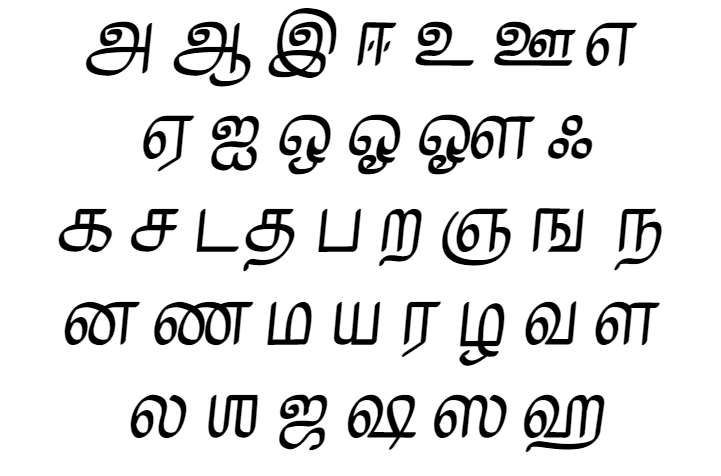
#> input picture input/test1.png, 721 x 476 px; its folder holds only this picture in this run
$ python vector_svg.py   (older library calls are emulated)
#> lines starting #> are read from the running program, lines starting #| are printed output that depends on the picture; after the words box and inside, x2 and y2 are one past the last pixel; in counts of white or black regions, pixels touching at a corner belong together
#Python 3
#packages
from PIL import Image, ImageEnhance
import os
import cv2

def convertImage(i):
    input_image = Image.open('./cropped/'+i)

    # Convert the image to grayscale
    grayscale_image = input_image.convert("L")

    # Apply a threshold to create a black and white image
    threshold = 128  # Adjust this threshold as needed
    bw_image = grayscale_image.point(lambda p: 255 if p > threshold else 0, mode='1')

    mask = input_image.convert("L")

    threshold = 240  # Adjust this threshold as needed
    mask = mask.point(lambda p: 0 if p > threshold else 255)  # Create the mask using a threshold

    # Apply the mask to the image
    input_image.putalpha(mask)

    # Save the black image
    #out_name = i.split(".")[0]
    input_image.save("./output/"+i.split(".")[0]+".svg", "PNG")
    print("Successful = " + i)


in_path = os.getcwd()+"/input"


if os.path.exists(in_path) == True:
	in_list = os.listdir(in_path)
	#os.chdir(in_path)
	if len(in_list) == 0:
		print("Note: Please add some image files for preprocessing")
	else:
		os.makedirs(os.getcwd()+'/preprocessed/', exist_ok=True)
		#ouput directory creation
		os.makedirs(os.getcwd()+'/cropped/', exist_ok=True)
		for img in in_list:
			with Image.open(os.getcwd()+"/input/"+img) as im:
#> im is the input picture: PIL image 721x476 RGB; min 0, max 255, mean 226.2
				print("[+] Preprocessing started...")
				#convert into grayscale
				grayscaleImg = im.convert("L")

				#image contrast enhancer
				enhancer = ImageEnhance.Contrast(grayscaleImg)

				factor = 1.5 #increase contrast
				contrastImg = enhancer.enhance(factor)

				#image brightness enhancer
				enhancer = ImageEnhance.Brightness(contrastImg)

				factor = 2 #increase Brightness
				im_output = enhancer.enhance(factor)

				#im_output.show("more-brightness-image.png")
				im_output.save(os.getcwd()+'/preprocessed/'+img)
				print("[+] Preprocessing completed")

				im_ap = cv2.imread(os.getcwd()+'/preprocessed/'+img)
#> im_ap: shape (476, 721, 3); min 0, max 255, mean 226.8


				# Convert to grayscale
				gray = cv2.cvtColor(im_ap, cv2.COLOR_BGR2GRAY)

				# Apply binary thresholding
				#thresh = cv2.threshold(gray, 0, 255, cv2.THRESH_BINARY_INV + cv2.THRESH_OTSU)[1]

				ret,thresh = cv2.threshold(gray, 0, 255,cv2.THRESH_OTSU|cv2.THRESH_BINARY_INV)
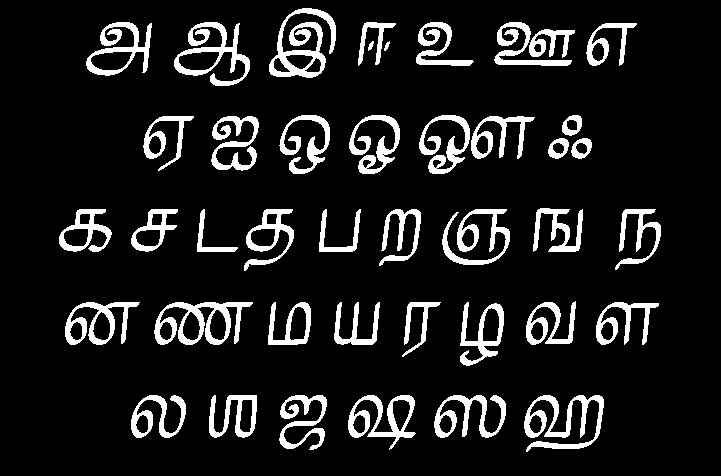
#> thresh: shape (476, 721); 11% white; 42 white regions, largest, box (x1, y1, x2, y2) and area: (269, 8, 336, 78) 1856, (154, 302, 253, 345) 1752, (524, 395, 604, 452) 1706
#> ret = 128

				#--- choosing the right kernel
				#--- kernel size of 3 rows (to join dots above letters 'i' and 'j')
				#--- and 10 columns to join neighboring letters in words and neighboring words
				rect_kernel = cv2.getStructuringElement(cv2.MORPH_RECT, (3, 3))
				dilation = cv2.dilate(thresh, rect_kernel, iterations = 10)
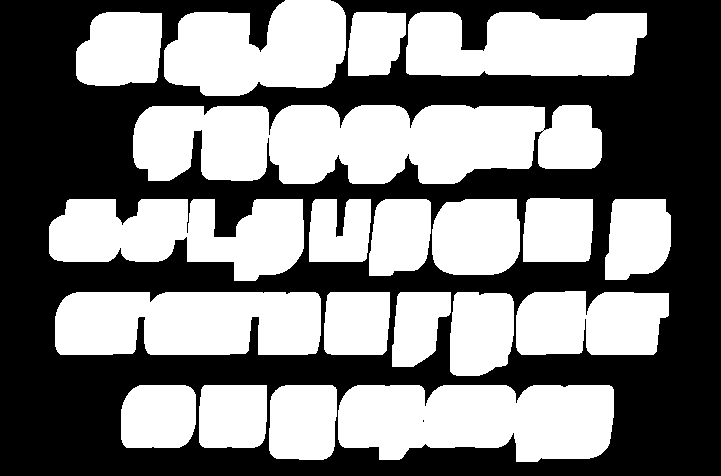
#> dilation: shape (476, 721); 49.8% white; 20 white regions
				#cv2.imshow('dilation', dilation)

				#---Finding contours ---_,
				contours, hierarchy = cv2.findContours(dilation, cv2.RETR_EXTERNAL, cv2.CHAIN_APPROX_NONE)
#> contours = 20 contours; largest, box (x1, y1, x2, y2) and area: (133, 105, 602, 184) 29917, (338, 385, 614, 462) 17618, (55, 292, 321, 355) 15400, (49, 199, 304, 281) 13990, (164, 0, 346, 96) 12968

				im_mark = im_ap.copy()
				for cnt in contours:
					x, y, w, h = cv2.boundingRect(cnt)
					cv2.rectangle(im_mark, (x, y), (x + w, y + h), (0, 255, 0), 2)
#> this loop made 20 passes
#> (x, y, w, h) on passes 1 to 12: (338, 385, 276, 77), (269, 385, 68, 75), (199, 385, 68, 63), (121, 385, 75, 63), (450, 292, 64, 84), (392, 292, 59, 75), (324, 292, 66, 63), (55, 292, 266, 63), (516, 291, 153, 64), (605, 199, 66, 81), (432, 199, 88, 76), (369, 199, 62, 77)
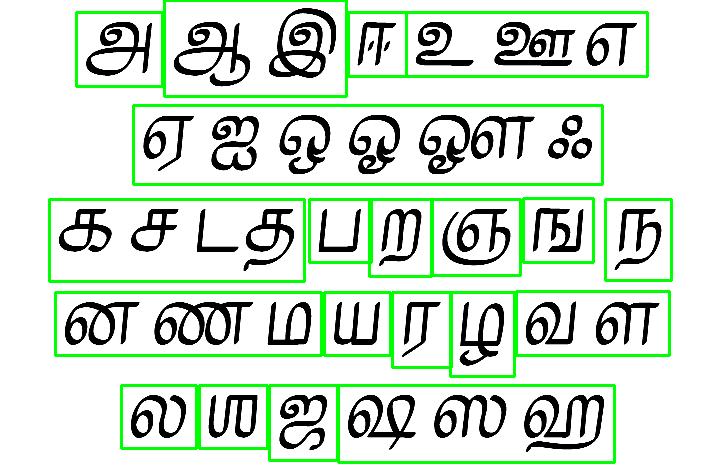
#> im_mark: shape (476, 721, 3); mean B, G, R 209.2, 226.8, 209.2
					#cv2.imshow('final', im2)
					#cv2.imwrite('./cropped/lines'+img+'.jpeg', im_mark)

				print("[+] Image Cropping started...")
				img = img.split(".")
				#print(img[0])
				for i, contour in enumerate(contours):
				    x, y, w, h = cv2.boundingRect(contour)
				    roi = im_mark[y:y+h, x:x+w]
				    cv2.imwrite('./cropped/'+img[0]+'_'+str(i)+'.jpeg', roi)
#> this loop made 20 passes
#> pass 1, `roi = im_mark[y:y+h, x:x+w]`:
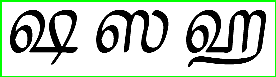
#> roi: shape (77, 276, 3); mean B, G, R 191.8, 204.4, 191.8
#> pass 2, `roi = im_mark[y:y+h, x:x+w]`:
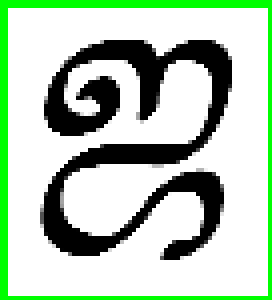
#> roi: shape (75, 68, 3) (shown 4 times larger); mean B, G, R 181.8, 202.8, 181.8
#> pass 3, `roi = im_mark[y:y+h, x:x+w]`:
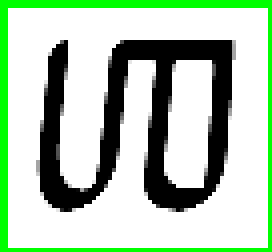
#> roi: shape (63, 68, 3) (shown 4 times larger); mean B, G, R 178.2, 201, 178.2

				print("[+] Image Cropping completed")
		#os.system("python3 negative.py")
		in_path = os.getcwd()+"/cropped"
		if os.path.exists(in_path) == True:
			in_list = os.listdir(in_path)
			#os.chdir(in_path)
			if len(in_list) == 0:
				print("Note: Please add some image files for processing")
			else:
				os.makedirs(os.getcwd()+'/output/', exist_ok=True)
				for i in in_list:
				#print(i)
					convertImage(i)
else:
	print("Note: Please create the input directories with image files")

$ run again, on input/test2.jpg
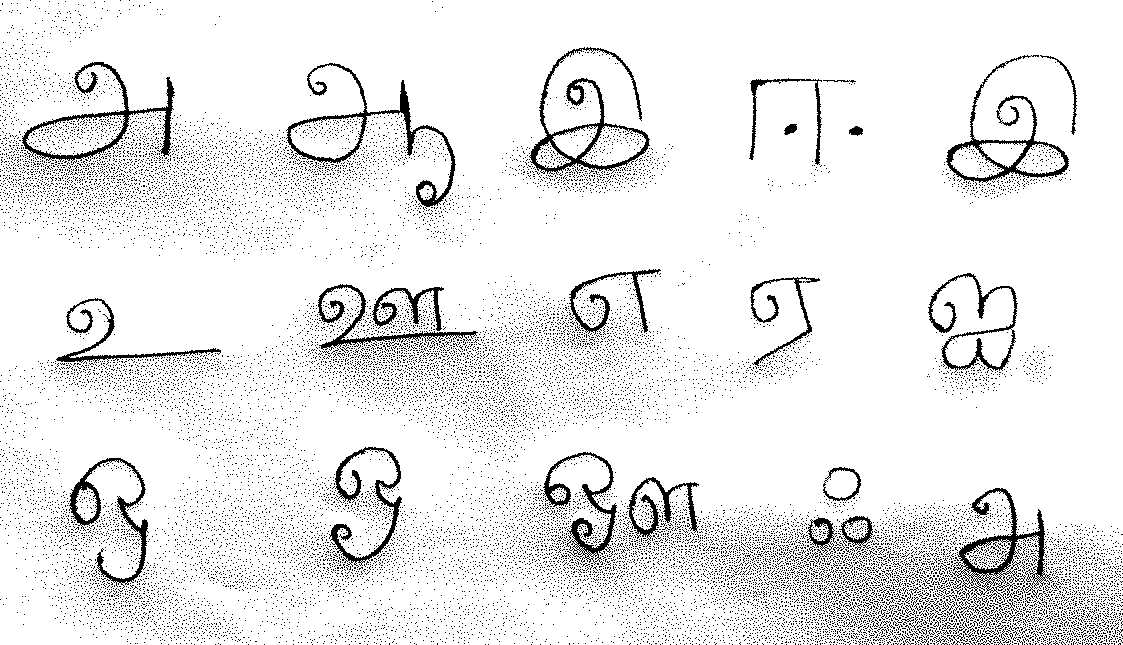
#> input picture input/test2.jpg, 1123 x 645 px
#> im is the input picture: PIL image 1123x645 L; min 0, max 255, mean 231.7
#> `ret,thresh = cv2.threshold(gray, 0, 255,cv2.THRESH_OTSU|cv2.THRESH_BIN..`:
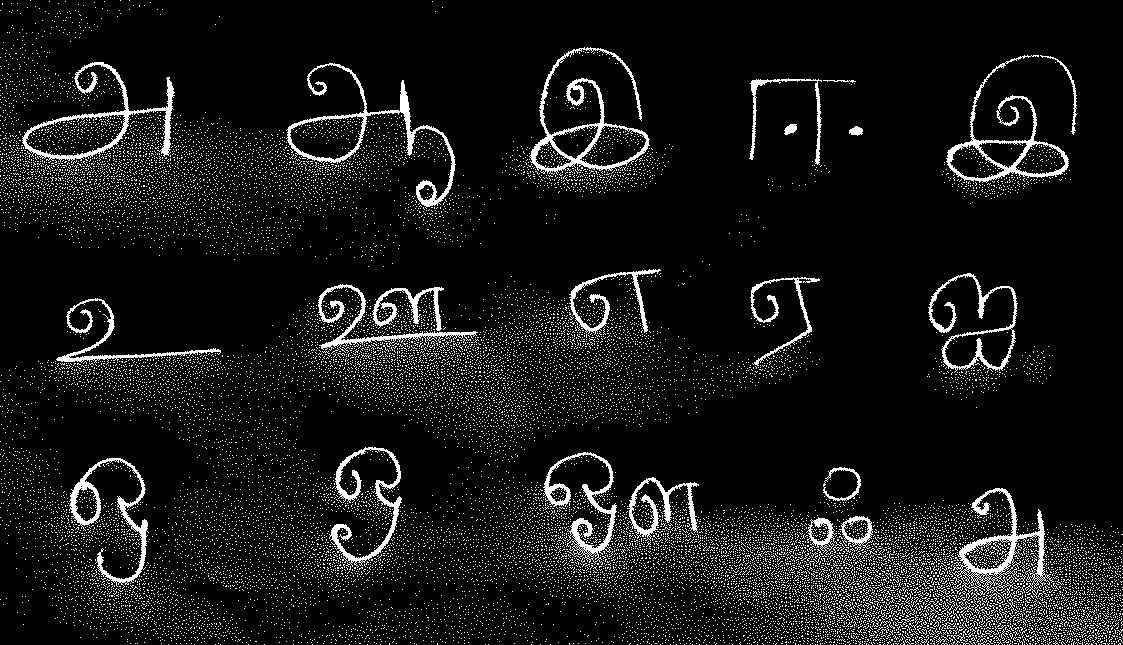
#> thresh: shape (645, 1123); 8.2% white in thin lines or dots
#> ret = 43
#> dilation: shape (645, 1123); 65.4% white; 29 black regions (11 under 20 px)
#> contours = 8 contours; box (x1, y1, x2, y2) and area: (0, 0, 1123, 645) 429079, (932, 45, 1087, 214) 19640, (917, 263, 1063, 418) 15716, (739, 68, 866, 201) 11852, (719, 204, 774, 256) 2090, (839, 116, 873, 146) 922, (205, 6, 230, 35) 609, (422, 0, 453, 22) 573
#> the loop `for cnt in contours:` made 8 passes
#> (x, y, w, h) on passes 1 to 8: (917, 263, 146, 155), (719, 204, 55, 52), (839, 116, 34, 30), (739, 68, 127, 133), (932, 45, 155, 169), (205, 6, 25, 29), (422, 0, 31, 22), (0, 0, 1123, 645)
#> the loop `for i, contour in enumerate(contours):` made 8 passes
#> pass 3, `roi = im_mark[y:y+h, x:x+w]`:
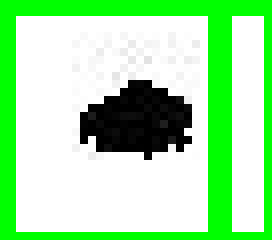
#> roi: shape (30, 34, 3) (shown 8 times larger); mean B, G, R 164.5, 230.5, 164.5

$ run again, on input/test3.jpg
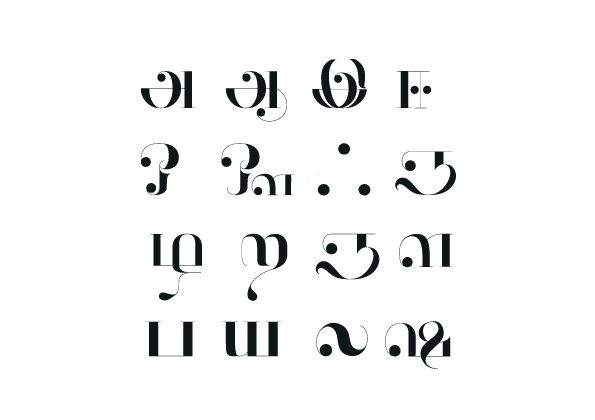
#> input picture input/test3.jpg, 595 x 420 px
#> im is the input picture: PIL image 595x420 RGB; mean R, G, B 244, 244.3, 244.3
#> `ret,thresh = cv2.threshold(gray, 0, 255,cv2.THRESH_OTSU|cv2.THRESH_BIN..`:
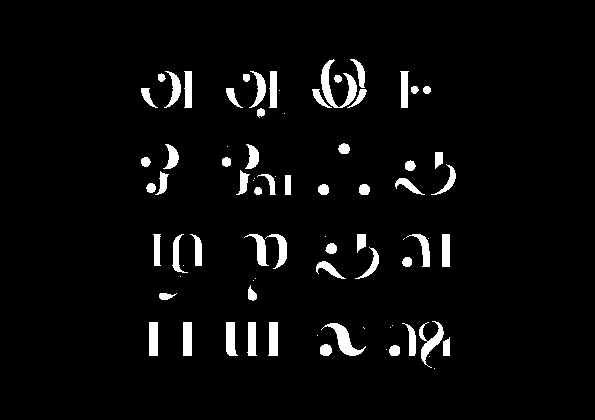
#> thresh: shape (420, 595); 4.2% white; 79 white regions (20 under 20 px), largest, box (x1, y1, x2, y2) and area: (321, 59, 357, 108) 591, (321, 323, 366, 356) 466, (419, 321, 444, 368) 398
#> ret = 129
#> dilation: shape (420, 595); 24.6% white; 18 white regions
#> contours = 18 contours; largest, box (x1, y1, x2, y2) and area: (307, 311, 460, 379) 7785, (212, 134, 301, 205) 4624, (143, 224, 212, 310) 4604, (306, 224, 389, 289) 4458, (302, 49, 377, 118) 4436
#> the loop `for cnt in contours:` made 18 passes
#> (x, y, w, h) on passes 1 to 8: (216, 312, 72, 54), (173, 312, 29, 54), (139, 312, 29, 54), (307, 311, 153, 68), (392, 224, 68, 53), (306, 224, 83, 65), (234, 224, 63, 87), (143, 224, 69, 86)
#> the loop `for i, contour in enumerate(contours):` made 18 passes
#> pass 2, `roi = im_mark[y:y+h, x:x+w]`:
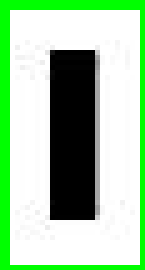
#> roi: shape (54, 29, 3) (shown 5 times larger); mean B, G, R 163.6, 202.7, 163.6

$ run again, on input/test4.png
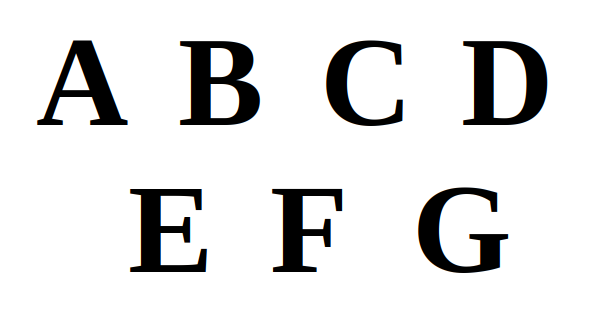
#> input picture input/test4.png, 614 x 325 px
#> im is the input picture: PIL image 614x325 RGBA; mean R, G, B, A 228.4, 228.4, 228.4, 255
#> `ret,thresh = cv2.threshold(gray, 0, 255,cv2.THRESH_OTSU|cv2.THRESH_BIN..`:
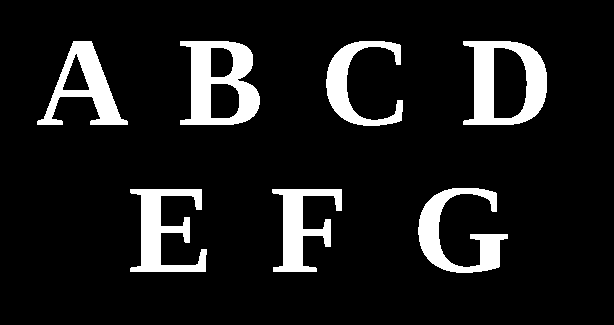
#> thresh: shape (325, 614); 10.5% white; 7 white regions, largest, box (x1, y1, x2, y2) and area: (180, 41, 260, 125) 3759, (463, 41, 547, 125) 3656, (418, 188, 508, 273) 2952
#> ret = 128
#> dilation: shape (325, 614); 30% white; 7 white regions
#> contours = 7 contours; box (x1, y1, x2, y2) and area: (453, 31, 557, 135) 9457, (170, 31, 270, 135) 9031, (408, 178, 518, 283) 8928, (120, 179, 217, 282) 8652, (27, 31, 138, 135) 7758, (316, 31, 413, 136) 7558, (262, 179, 352, 282) 7448
#> the loop `for cnt in contours:` made 7 passes
#> (x, y, w, h) on passes 1 to 7: (262, 179, 90, 103), (120, 179, 97, 103), (408, 178, 110, 105), (453, 31, 104, 104), (316, 31, 97, 105), (170, 31, 100, 104), (27, 31, 111, 104)
#> the loop `for i, contour in enumerate(contours):` made 7 passes
#> pass 3, `roi = im_mark[y:y+h, x:x+w]`:
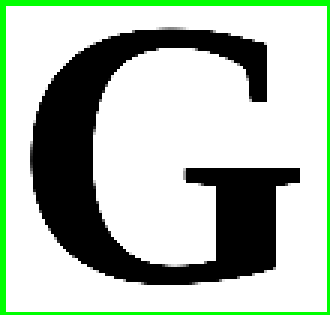
#> roi: shape (105, 110, 3) (shown 3 times larger); mean B, G, R 175.7, 189.7, 175.7
